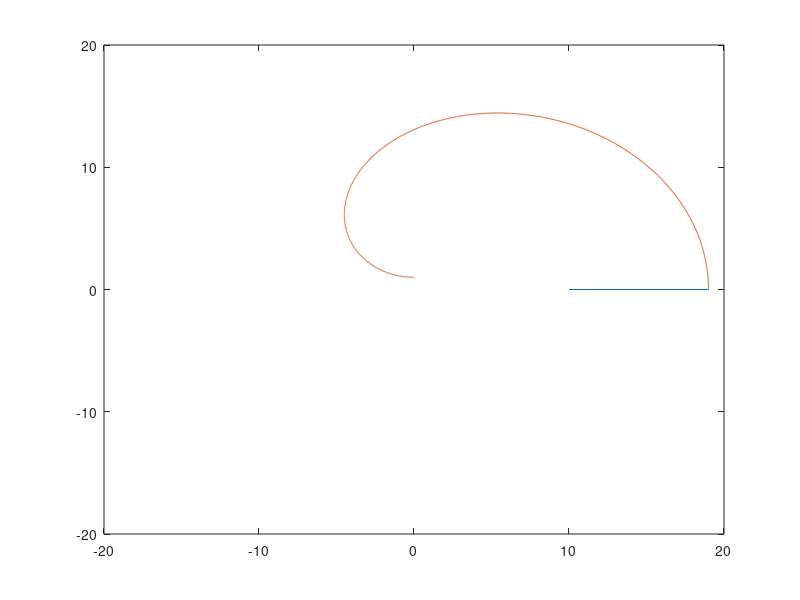

Source code (MATLAB): (Note: this script raises an error after producing the figure.)
l1 = 10;
l2 = 9;
theta1 = linspace(0, 90, 1000);
theta2 = linspace(0, 180, 1000);

x1 = l1 * cosd(theta1);
y1 = l1 * sind(theta1);
x2 = x1 + l2 * cosd(theta1 + theta2);
y2 = y1 + l2 * sind(theta1 + theta2);

p1 = plot([0, x1(1)], [0, y1(1)]);
p2 = plot([x1(1), x2(1)], [y1(1), y2(1)]);
hold on
xlim([-l1*2, l1*2])
ylim([-l1*2, l1*2])
plot(x2,y2);
for i = 1:10:length(theta1)
    delete(p1); delete(p2);
    p1 = plot([0, x1(i)], [0, y1(i)], 'r');
    p2 = plot([x1(i), x2(i)], [y1(i), y2(i)], 'b');
    drawnow
    pause(0.1)
end